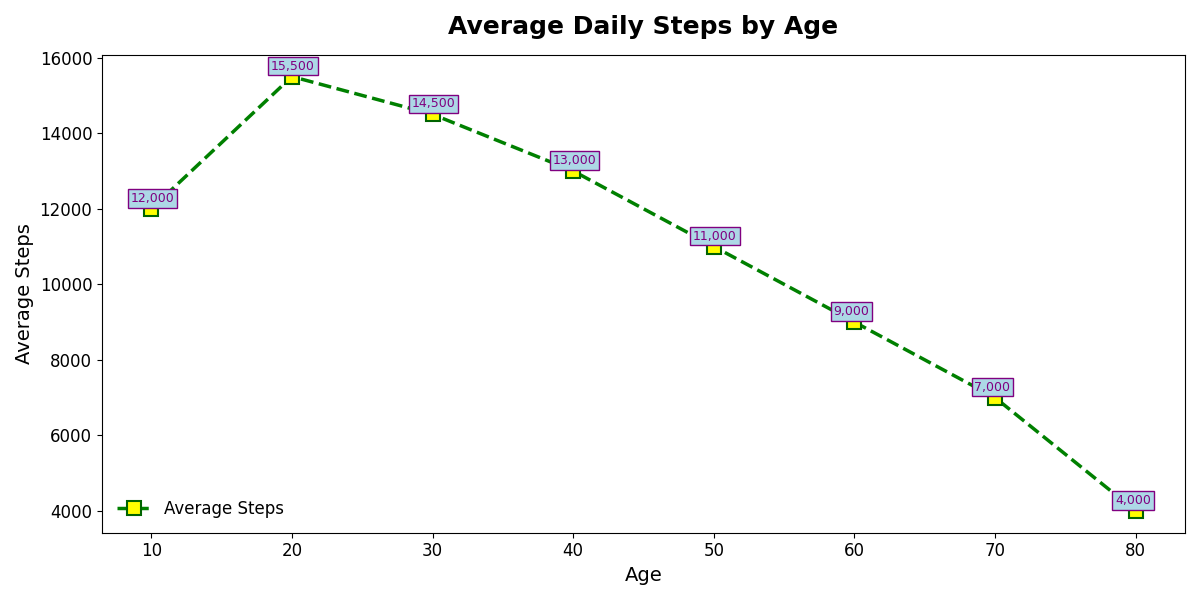

Source code (Python):
import matplotlib.pyplot as plt
import numpy as np

age_groups = np.array([10, 20, 30, 40, 50, 60, 70, 80])
average_steps = np.array([12000, 15500, 14500, 13000, 11000, 9000, 7000, 4000])

fig, ax = plt.subplots(figsize=(12, 6))

ax.plot(age_groups, average_steps, 's--', color='green', linestyle='--', linewidth=2.5, markersize=10,
        markerfacecolor='yellow', markeredgewidth=1.5, markeredgecolor='darkgreen', label='Average Steps')
ax.set_title("Average Daily Steps by Age", fontsize=18, fontweight='bold', pad=15)
ax.set_xlabel("Age", fontsize=14)
ax.set_ylabel("Average Steps", fontsize=14)

for i in range(age_groups.size):
    ax.annotate(f'{average_steps[i]:,.0f}', xy=(age_groups[i], average_steps[i]), xytext=(-15, 5),
                textcoords='offset points', fontsize=9, color='purple', bbox=dict(facecolor='lightblue', edgecolor='purple', pad=2))

ax.grid(False)
ax.tick_params(axis='both', which='major', labelsize=12)
ax.legend(loc='lower left', fontsize=12, frameon=False)

plt.tight_layout()
plt.show()
